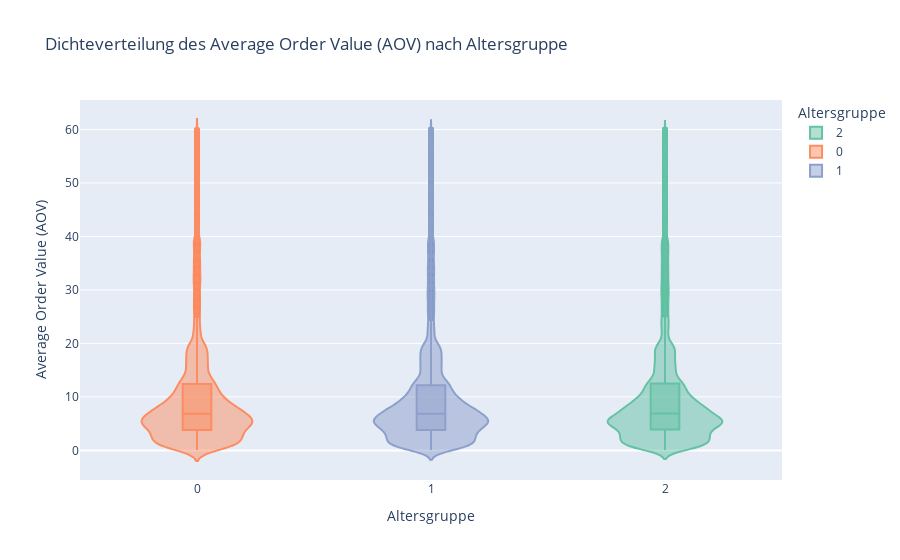

Write notebook code for a chart like this one.
### Code cell
fig = px.violin(
    feature_engineering,
    x='Age_Buckets',
    y='AOV',
    title='Dichteverteilung des Average Order Value (AOV) nach Altersgruppe',
    labels={'Age_Buckets': 'Altersgruppe', 'AOV': 'Average Order Value (AOV)'},
    color='Age_Buckets',
    color_discrete_sequence=px.colors.qualitative.Set2,
    box=True,  # Optional: Fügt einen Mini-Boxplot in die Violinen ein
    points='outliers' # Optional: Zeigt einzelne Outlier-Punkte (oder 'all' für alle Punkte)
)

fig.show()

### Figure 1 — Plotly figure (JSON) as saved in the notebook; plotly's stock layout.template omitted (floating-point values rounded to 4 significant figures; data arrays with more than 128 entries replaced by an {"elided": "..."} marker saying what was removed)
{"data": [{"alignmentgroup": "True", "box": {"visible": true}, "hovertemplate": "Altersgruppe=%{x}<br>Average Order Value (AOV)=%{y}<extra></extra>", "legendgroup": "2", "marker": {"color": "rgb(102,194,165)"}, "name": "2", "offsetgroup": "2", "orientation": "v", "points": "outliers", "scalegroup": "True", "showlegend": true, "type": "violin", "x": {"elided": "31768 int values"}, "x0": " ", "xaxis": "x", "y": {"elided": "31768 float values"}, "y0": " ", "yaxis": "y"}, {"alignmentgroup": "True", "box": {"visible": true}, "hovertemplate": "Altersgruppe=%{x}<br>Average Order Value (AOV)=%{y}<extra></extra>", "legendgroup": "0", "marker": {"color": "rgb(252,141,98)"}, "name": "0", "offsetgroup": "0", "orientation": "v", "points": "outliers", "scalegroup": "True", "showlegend": true, "type": "violin", "x": {"elided": "12204 int values"}, "x0": " ", "xaxis": "x", "y": {"elided": "12204 float values"}, "y0": " ", "yaxis": "y"}, {"alignmentgroup": "True", "box": {"visible": true}, "hovertemplate": "Altersgruppe=%{x}<br>Average Order Value (AOV)=%{y}<extra></extra>", "legendgroup": "1", "marker": {"color": "rgb(141,160,203)"}, "name": "1", "offsetgroup": "1", "orientation": "v", "points": "outliers", "scalegroup": "True", "showlegend": true, "type": "violin", "x": {"elided": "20489 int values"}, "x0": " ", "xaxis": "x", "y": {"elided": "20489 float values"}, "y0": " ", "yaxis": "y"}], "layout": {"legend": {"title": {"text": "Altersgruppe"}, "tracegroupgap": 0}, "title": {"text": "Dichteverteilung des Average Order Value (AOV) nach Altersgruppe"}, "violinmode": "overlay", "xaxis": {"anchor": "y", "categoryarray": [2, 0, 1, null], "categoryorder": "array", "domain": [0, 1], "title": {"text": "Altersgruppe"}}, "yaxis": {"anchor": "x", "domain": [0, 1], "title": {"text": "Average Order Value (AOV)"}}}}
